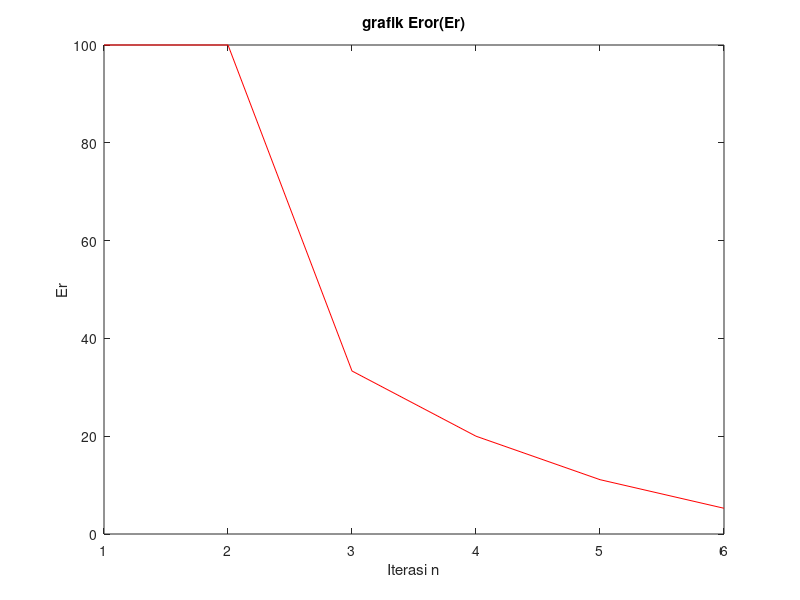
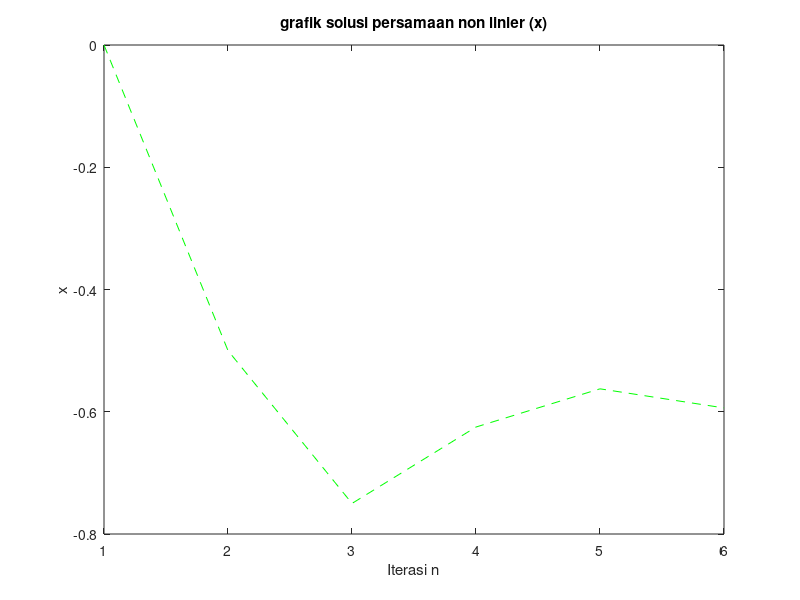

These charts were generated, in order, by the following MATLAB code:
clear
clc
a=-1; b=0; n=1; Er(1)=100;x0=0;
fa=a*exp(-a)+1;
fb=b*exp(-b)+1;
if fa*fb > 0                %syarat agar bisa ada solusi : fa*fb<0
    fprintf('fx tidak memiliki solusi')    
else                 	   %artinya fa*fb<0
    while Er(n) > 10 
        n=n+1;
        x(n)=(a+b)/2;
        fx=x(n)*exp(-x(n))+1;
        fa=a*exp(-a)+1;
        if fx*fa < 0
            b=x(n);
        else
            a=x(n);
        end 
        if n>1
            Er(n)=abs(x(n)-x0)*100/abs(x(n));
        end 
        x0=x(n); 
     end
end
x
Er
figure
plot (1:n,Er,'r-');
title('grafik Eror(Er)'); 
xlabel('Iterasi n'); 
ylabel('Er'); 
figure
plot (1:n,x,'g--'); 
title('grafik solusi persamaan non linier (x)'); 
xlabel('Iterasi n'); 
ylabel('x'); 
